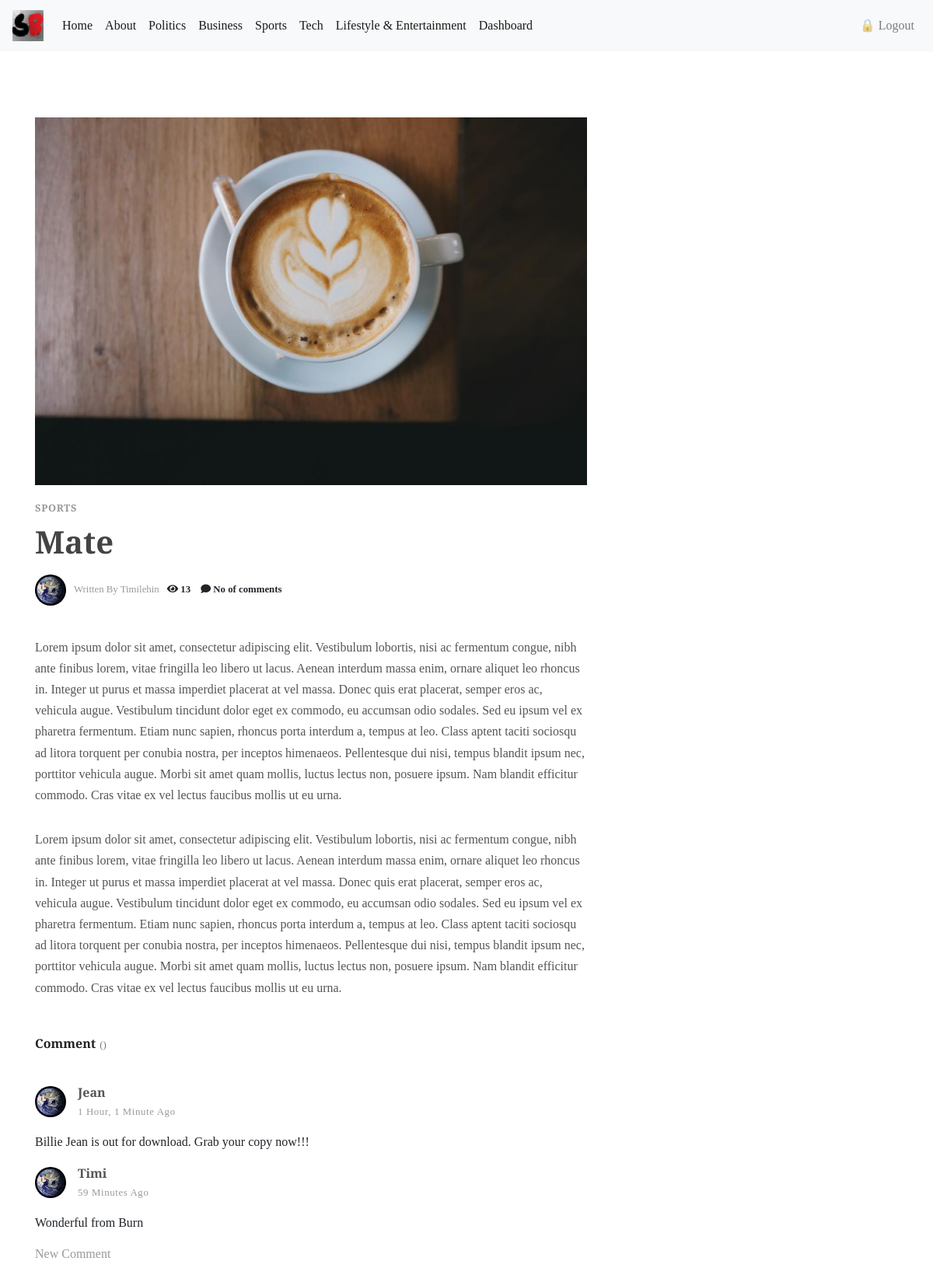
Page /blogapp/post/mate/ (signed in) on the committed database.
### blogapp/models.py (models this page shows, shortened)
class Post(models.Model):
    title = models.CharField(max_length=200)
    content = RichTextField()
    pub_date = models.DateTimeField(auto_now_add=True)
    view_count = models.PositiveIntegerField(default=0, blank=True)
    author = models.ForeignKey(User, on_delete=models.CASCADE)
    category = models.ForeignKey(Category, on_delete=models.CASCADE)
    images = models.ImageField(null=True, upload_to='profilepics')
    slug = models.SlugField(blank=True, null=True, unique=True)
    class Meta:
        ordering = ['-pub_date']

class Category(models.Model):
    name = models.CharField(max_length=100, unique=True)
    class Meta:
        verbose_name_plural = "Categories"
    def __str__(self):
        return self.name

class Comment(models.Model):
    content = models.TextField()
    name = models.CharField(blank=True, null=True, unique=True, max_length=200)
    post = models.ForeignKey(Post, related_name='comments', on_delete=models.CASCADE)
    created_on = models.DateTimeField(auto_now_add=True)

### blogapp/views.py (the view)
# urls.py: path('post/<slug:slug>/', views.PostDetail.as_view(), name='post_detail'),
class PostDetail(LoginRequiredMixin, DetailView):
    model = Post
    def get_object(self):
        object = super(PostDetail, self).get_object()
        object.view_count += 1
        object.save()
        return object

### blogapp/templates/blogapp/post_detail.html
{% extends 'blogapp/base.html' %}
{% load static %}
{% block p_block %}
<link rel="stylesheet" href="{% static 'css/blogstyle2.css' %}">
<link rel="stylesheet" href="https://use.fontawesome.com/releases/v5.8.2/css/all.css">
<div class="row">
<main class="post blog-post col-lg-8">
        <div class="container">
          <div class="post-single">
          <div class="post-thumbnail"><img style="margin-top: 35px;" src="{{ post.images.url }}" alt="..." class="img-fluid"></div>
          <div class="post-details">
            <div class="post-meta d-flex justify-content-between">
              <div class="category">
                <a href="{% url 'post_by_category' post.category %}">{{post.category}}</a>
              </div>
            </div>
          <h1>{{post.title}}</h1>
          <div class="post-footer d-flex align-items-center">
            <p href="#" class="author d-flex align-items-center flex-wrap">
              <div class="avatar"><img src="{% static 'images/earth.jpg' %}" alt="..." class="img-fluid"></div>
              <div class="title"><span>Written by {{post.author.username }}</span></div></p>
              <div class="comments meta-last"><i style="margin-left: 10px;" class="fas fa-eye"> {{post.view_count}}</i>
                <i style="margin-left: 10px;" class="fas fa-comment">{{comment.count}} No of comments</i>
              </div>
          </div>
          <div class="post-body">
            <p class="lead">{{post.content | safe}}</p>
          </div>
          <div class="post-comments">
            <header>
              <h3 class="h6">Comment{{comments | pluralize }}<span class="no-of-comments">({{comments.count}})</span></h3>
            </header>
            {% for comment in post.comments.all %}
            <div class="comment">
              <div class="comment-header d-flex justify-content-between">
                <div class="user d-flex align-items-center">
                  <div class="image"><img src="{% static 'images/earth.jpg' %}" alt="..." class="img-fluid rounded-circle"></div>
                  <div class="title"><strong>{{ comment.name }}</strong><span class="date">{{ comment.created_on | timesince }} ago</span></div>
                </div>
              </div>
              <div class="comment-body">
                <p>{{ comment.content }}</p>
              </div>
              {% empty %}
                <h1>There are no comments yet!</h1>
              {% endfor %}
            </div>
          </div>
          <a href="{% url 'new_comment' %}">New Comment</a>
        </div>
      </div>
    </div>
  </main>
</div>
{% endblock %}

### blogapp/static/css/blogstyle.css (style rules this page uses)
.post h3 { line-height: 1.1em; color: #222; -webkit-transition: all 0.3s; transition: all 0.3s; margin-bottom: 1rem; }
.post .category a { color: #999; letter-spacing: 0.05em; font-weight: 700; text-transform: uppercase; text-decoration: none; }
article, aside, figcaption, figure, footer, header, hgroup, main, nav, section { display: block; }
body { font-family: 'Crimson Text', serif; font-size: 1rem; font-weight: normal; line-height: 1.5; color: #212529; background-color: #fff; }
body { font-family: 'Crimson Text', serif; margin: 0; font-size: 1rem; font-weight: 400; line-height: 1.5; color: #212529; text-align: left; background-color: #fff; }
:root { --blue: #007bff; --indigo: #6610f2; --purple: #6f42c1; --pink: #e83e8c; --red: #dc3545; --orange: #fd7e14; --yellow: #ffc107; --green: #28a745; --teal: #20c997; --cyan: #17a2b8; --white: #fff; --gray: #6c757d; --gray-dark: #343a40; --primary: #007bff; --secondary: #6c757d; --success: #28a745; --info: #17a2b8; --warning: #ffc107; --danger: #dc3545; --light: #f8f9fa; --dark: #343a40; --breakpoint-xs: 0; --breakpoint-sm: 576px; --breakpoint-md: 768px; --breakpoint-lg: 992px; --breakpoint-xl: 1200px; --font-family-sans-serif: -apple-system,BlinkMacSystemFont,"Segoe UI",Roboto,"Helvetica Neue",Arial,"Noto Sans",sans-serif,"Apple Color Emoji","Segoe UI Emoji","Segoe UI Symbol","Noto Color Emoji"; --font-family-monospace: SFMono-Regular,Menlo,Monaco,Consolas,"Liberation Mono","Courier New",monospace; }
html { font-family: 'Crimson Text', serif; line-height: 1.15; -webkit-text-size-adjust: 100%; -webkit-tap-highlight-color: transparent; }
p { margin-top: 0; margin-bottom: 1rem; }
.row { display: -ms-flexbox; display: flex; -ms-flex-wrap: wrap; flex-wrap: wrap; margin-right: -15px; margin-left: -15px; }
a { background-color: transparent; }
a:-webkit-any-link { cursor: pointer; }
.post:last-of-type { margin-bottom: 0; }
.blog-post .post-footer { margin-top: 20px; }
.blog-post .post-footer { font-size: 0.8em; }
.avatar { max-width: 40px; min-width: 40px; height: 40px; overflow: hidden; border-radius: 50% !important; margin-right: 10px; }
.post { margin-bottom: 40px; }
.align-items-center { align-items: center!important; }
.d-flex { display: flex!important; }
.img-fluid { max-width: 100%; height: auto; }
img { vertical-align: middle; border-style: none; }
.post .title { font-weight: 400; color: #999; text-transform: capitalize; }
strong { font-weight: 700; }
.post .date { font-weight: 400; color: #999; text-transform: capitalize; letter-spacing: 0.05em; font-weight: 400; text-transform: uppercase; color: #aaa; }
span { display: inline-block; text-decoration: none; -webkit-transition: all 0.3s; transition: all 0.3s; }
.post .date { font-weight: 400; color: #999; text-transform: capitalize; }
.post .date { letter-spacing: 0.05em; font-weight: 400; text-transform: uppercase; color: #aaa; }
a, i, span { display: inline-block; text-decoration: none; -webkit-transition: all 0.3s; transition: all 0.3s; }
* { box-sizing: border-box; }
.post a { text-decoration: none; }
a { color: #999; }
a, i, span { transition: all 0.3s; }
div { display: block; }
.row { display: flex; flex-wrap: wrap; margin-right: -15px; margin-left: -15px; }
a { display: inline-block; transition: all 0.3s; background-color: transparent; }

### rows in the picture
Post: images (picture), category "SPORTS", title "Mate", author.username "Timilehin", view_count "13", content "Lorem ipsum dolor sit amet, consectetur adipiscing elit. Vestibulum lobortis, nisi ac fermentum congue, nibh ante finibus lorem, vitae fringilla leo libero ut lacus. Aenean interdum massa enim, ornare aliquet leo rhoncus in. Integer ut purus et massa imperdiet placerat at vel massa. Donec quis erat placerat, semper eros ac, vehicula augue. Vestibulum tincidunt dolor eget ex commodo, eu accumsan odio sodales. Sed eu ipsum vel ex pharetra fermentum. Etiam nunc sapien, rhoncus porta interdum a, tempus at leo. Class aptent taciti sociosqu ad litora torquent per conubia nostra, per inceptos himenaeos. Pellentesque dui nisi, tempus blandit ipsum nec, porttitor vehicula augue. Morbi sit amet quam…"
Comment: name "Jean", created_on "1 Hour, 1 Minute", content "Billie Jean is out for download. Grab your copy now!!!"
Comment: name "Timi", created_on "59 Minutes", content "Wonderful from Burn"
